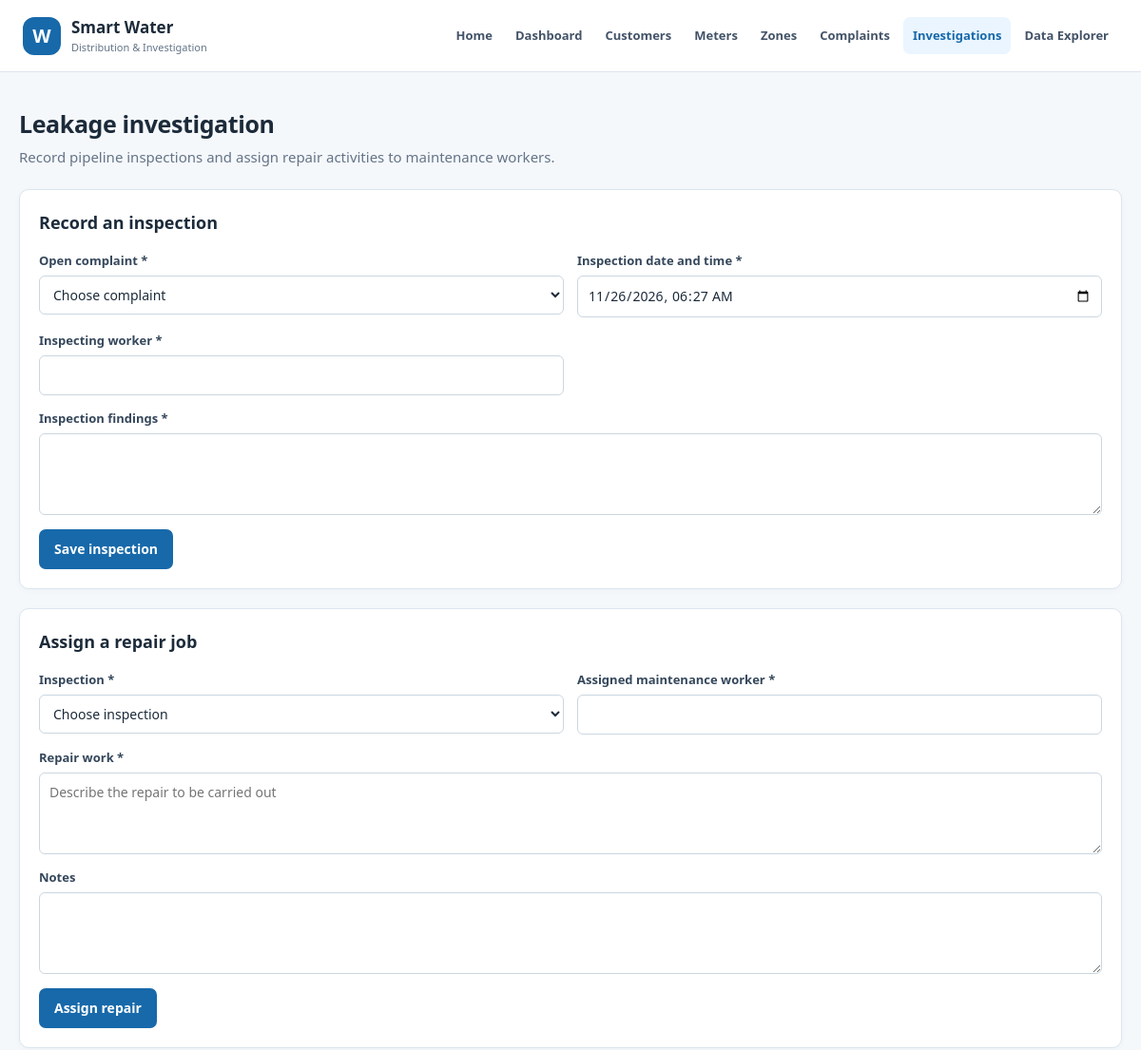
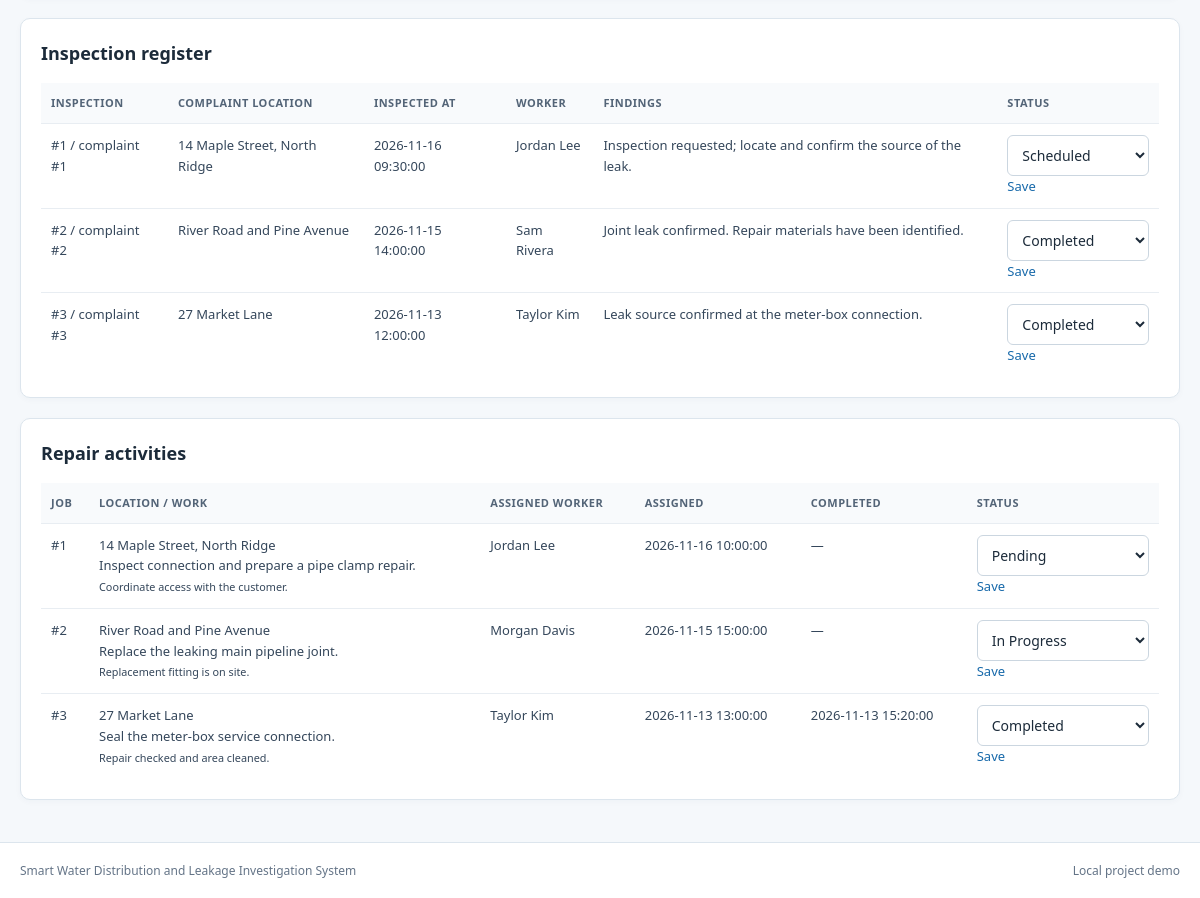
Screenshot of /investigations.php with the database file from the repository (2 pictures, top to bottom).
### tables this page shows
CREATE TABLE IF NOT EXISTS inspections (
    inspection_id INT UNSIGNED AUTO_INCREMENT PRIMARY KEY,
    complaint_id INT UNSIGNED NOT NULL,
    inspected_at DATETIME NOT NULL,
    findings TEXT NOT NULL,
    worker_name VARCHAR(120) NOT NULL,
    status ENUM('Scheduled', 'Completed') NOT NULL DEFAULT 'Scheduled',
    created_at TIMESTAMP NOT NULL DEFAULT CURRENT_TIMESTAMP,
    CONSTRAINT fk_inspections_complaint FOREIGN KEY (complaint_id) REFERENCES complaints(complaint_id)
        ON UPDATE CASCADE ON DELETE CASCADE
);

CREATE TABLE IF NOT EXISTS complaints (
    complaint_id INT UNSIGNED AUTO_INCREMENT PRIMARY KEY,
    customer_id INT UNSIGNED NOT NULL,
    zone_id INT UNSIGNED NULL,
    location VARCHAR(255) NOT NULL,
    description TEXT NOT NULL,
    status ENUM('Open', 'Investigating', 'Resolved', 'Closed') NOT NULL DEFAULT 'Open',
    reported_at TIMESTAMP NOT NULL DEFAULT CURRENT_TIMESTAMP,
    CONSTRAINT fk_complaints_customer FOREIGN KEY (customer_id) REFERENCES customers(customer_id)
        ON UPDATE CASCADE ON DELETE CASCADE,
    CONSTRAINT fk_complaints_zone FOREIGN KEY (zone_id) REFERENCES zones(zone_id)
        ON UPDATE CASCADE ON DELETE SET NULL
);

CREATE TABLE IF NOT EXISTS repair_activities (
    repair_id INT UNSIGNED AUTO_INCREMENT PRIMARY KEY,
    inspection_id INT UNSIGNED NOT NULL,
    worker_name VARCHAR(120) NOT NULL,
    job_description TEXT NOT NULL,
    assigned_at DATETIME NOT NULL DEFAULT CURRENT_TIMESTAMP,
    completed_at DATETIME NULL,
    status ENUM('Pending', 'In Progress', 'Completed') NOT NULL DEFAULT 'Pending',
    notes TEXT NULL,
    CONSTRAINT fk_repairs_inspection FOREIGN KEY (inspection_id) REFERENCES inspections(inspection_id)
        ON UPDATE CASCADE ON DELETE CASCADE
);

### includes/app.php (called while the page is built, shortened)
<?php
function h(string|int|float|null $value): string
{
    return htmlspecialchars((string) $value, ENT_QUOTES, 'UTF-8');
}

### investigations.php (the view, shortened to what this page needs)
<?php
require_once __DIR__ . '/includes/app.php';
$complaintOptions = $pdo->query("SELECT complaint_id, location, status FROM complaints WHERE status IN ('Open', 'Investigating') ORDER BY reported_at DESC")->fetchAll();
$inspectionOptions = $pdo->query('SELECT i.inspection_id, i.worker_name, cp.location, cp.complaint_id FROM inspections i JOIN complaints cp ON cp.complaint_id = i.complaint_id ORDER BY i.inspection_id DESC')->fetchAll();
$inspections = $pdo->query('SELECT i.*, cp.location, cp.complaint_id FROM inspections i JOIN complaints cp ON cp.complaint_id = i.complaint_id ORDER BY i.inspected_at DESC')->fetchAll();
$repairs = $pdo->query('SELECT r.*, i.worker_name AS inspector_name, i.inspected_at, cp.location FROM repair_activities r JOIN inspections i ON i.inspection_id = r.inspection_id JOIN complaints cp ON cp.complaint_id = i.complaint_id ORDER BY r.assigned_at DESC')->fetchAll();
include __DIR__ . '/includes/header.php';
?>
<div class="page-heading"><div><h1>Leakage investigation</h1><p>Record pipeline inspections and assign repair activities to maintenance workers.</p></div></div>
<section class="panel"><h2>Record an inspection</h2>
<?php if (!$complaintOptions): ?><p class="empty">There are no open complaints to inspect. Register a complaint or update its status first.</p><?php else: ?><form method="post"><?= form_token() ?><input type="hidden" name="action" value="add_inspection"><div class="form-grid">
<div class="field"><label for="complaint_id">Open complaint *</label><select id="complaint_id" name="complaint_id" required><option value="">Choose complaint</option></select></div>
<div class="field"><label for="inspected_at">Inspection date and time *</label><input id="inspected_at" name="inspected_at" type="datetime-local" value="<?= h(date('Y-m-d\TH:i')) ?>" required></div>
<div class="field"><label for="worker_name">Inspecting worker *</label><input id="worker_name" name="worker_name" maxlength="120" required></div>
<div class="field full"><label for="findings">Inspection findings *</label><textarea id="findings" name="findings" required></textarea></div></div><div class="form-actions"><button class="button" type="submit">Save inspection</button></div></form><?php endif; ?></section>
<section class="panel"><h2>Assign a repair job</h2>
<?php if (!$inspectionOptions): ?><p class="empty">Record an inspection before assigning a repair job.</p><?php else: ?><form method="post"><?= form_token() ?><input type="hidden" name="action" value="add_repair"><div class="form-grid">
<div class="field"><label for="inspection_id">Inspection *</label><select id="inspection_id" name="inspection_id" required><option value="">Choose inspection</option></select></div>
<div class="field"><label for="repair_worker">Assigned maintenance worker *</label><input id="repair_worker" name="repair_worker" maxlength="120" required></div>
<div class="field full"><label for="job_description">Repair work *</label><textarea id="job_description" name="job_description" required placeholder="Describe the repair to be carried out"></textarea></div>
<div class="field full"><label for="repair_notes">Notes</label><textarea id="repair_notes" name="repair_notes"></textarea></div></div><div class="form-actions"><button class="button" type="submit">Assign repair</button></div></form><?php endif; ?></section>
<section class="panel"><h2>Inspection register</h2><?php if (!$inspections): ?><p class="empty">No inspections recorded yet.</p><?php else: ?><div class="table-wrap"><table><thead><tr><th>Inspection</th><th>Complaint location</th><th>Inspected at</th><th>Worker</th><th>Findings</th><th>Status</th></tr></thead><tbody><?php foreach ($inspections as $inspection): ?><tr><td>#<?= h($inspection['inspection_id']) ?> / complaint #<?= h($inspection['complaint_id']) ?></td><td><?= h($inspection['location']) ?></td><td><?= h($inspection['inspected_at']) ?></td><td><?= h($inspection['worker_name']) ?></td><td><?= h($inspection['findings']) ?></td><td><form method="post"><?= form_token() ?><input type="hidden" name="action" value="inspection_status"><input type="hidden" name="inspection_id" value="<?= h($inspection['inspection_id']) ?>"><select name="status" aria-label="Inspection status"><?php foreach (['Scheduled', 'Completed'] as $status): ?><option <?= $inspection['status'] === $status ? 'selected' : '' ?>><?= h($status) ?></option><?php endforeach; ?></select><button class="link-button" type="submit">Save</button></form></td></tr><?php endforeach; ?></tbody></table></div><?php endif; ?></section>
<section class="panel"><h2>Repair activities</h2><?php if (!$repairs): ?><p class="empty">No repair jobs assigned yet.</p><?php else: ?><div class="table-wrap"><table><thead><tr><th>Job</th><th>Location / work</th><th>Assigned worker</th><th>Assigned</th><th>Completed</th><th>Status</th></tr></thead><tbody><?php foreach ($repairs as $repair): ?><tr><td>#<?= h($repair['repair_id']) ?></td><td><?= h($repair['location']) ?><br><?= h($repair['job_description']) ?><?php if ($repair['notes']): ?><br><small><?= h($repair['notes']) ?></small><?php endif; ?></td><td><?= h($repair['worker_name']) ?></td><td><?= h($repair['assigned_at']) ?></td><td><?= h($repair['completed_at'] ?: '—') ?></td><td><form method="post"><?= form_token() ?><input type="hidden" name="action" value="repair_status"><input type="hidden" name="repair_id" value="<?= h($repair['repair_id']) ?>"><select name="status" aria-label="Repair status"><?php foreach (['Pending', 'In Progress', 'Completed'] as $status): ?><option <?= $repair['status'] === $status ? 'selected' : '' ?>><?= h($status) ?></option><?php endforeach; ?></select><button class="link-button" type="submit">Save</button></form></td></tr><?php endforeach; ?></tbody></table></div><?php endif; ?></section>
<?php include __DIR__ . '/includes/footer.php'; ?>

### assets/style.css (style rules this page uses)
:root { --blue: #1769aa; --blue-dark: #104c7d; --blue-light: #eaf5ff; --ink: #1c2b3a; --muted: #647487; --line: #dce5ed; --surface: #ffffff; --background: #f5f8fb; --green: #157347; --red: #b42318; }
* { box-sizing: border-box; }
body { margin: 0; color: var(--ink); background: var(--background); font: 15px/1.6 system-ui, -apple-system, "Segoe UI", sans-serif; }
.button, button.button { display: inline-block; border: 0; border-radius: 7px; padding: 10px 16px; color: #fff; background: var(--blue); font: inherit; font-size: 14px; font-weight: 700; cursor: pointer; }
.content-section h2, .page-heading h1 { margin: 0 0 18px; font-size: 25px; letter-spacing: -.4px; }
.feature-card, .panel, .stat-card { border: 1px solid var(--line); border-radius: 10px; background: var(--surface); box-shadow: 0 2px 6px rgba(27, 55, 80, .03); }
.page-heading { display: flex; justify-content: space-between; align-items: flex-end; gap: 16px; margin: 34px 0 22px; }
.page-heading h1 { margin-bottom: 3px; }
.page-heading p { margin: 0; color: var(--muted); }
.panel { margin-bottom: 20px; padding: 20px; }
.panel h2 { margin: 0 0 15px; font-size: 18px; }
.form-grid { display: grid; grid-template-columns: repeat(2, minmax(0, 1fr)); gap: 14px; }
.field { display: flex; flex-direction: column; gap: 5px; }
.field.full { grid-column: 1 / -1; }
label { color: #35475b; font-size: 13px; font-weight: 650; }
input, select, textarea { width: 100%; padding: 9px 10px; border: 1px solid #cbd6e0; border-radius: 6px; color: var(--ink); background: white; font: inherit; font-size: 14px; }
textarea { min-height: 86px; resize: vertical; }
.form-actions { display: flex; align-items: center; gap: 12px; margin-top: 15px; }
.table-wrap { width: 100%; overflow-x: auto; }
table { width: 100%; border-collapse: collapse; text-align: left; font-size: 13px; }
th, td { padding: 11px 10px; border-bottom: 1px solid #e8edf2; vertical-align: top; }
th { color: #536477; background: #f8fafc; font-size: 11px; text-transform: uppercase; letter-spacing: .5px; white-space: nowrap; }
td { color: #35475b; }
tr:last-child td { border-bottom: 0; }
.link-button { padding: 0; border: 0; color: var(--blue); background: none; font: inherit; cursor: pointer; }

### rows the page displays
inspections: inspection_id "1", complaint.complaint_id "1", complaint.location "14 Maple Street, North Ridge", inspected_at "2026-11-16 09:30:00", worker_name "Jordan Lee", findings "Inspection requested; locate and confirm the source of the leak."
inspections: inspection_id "2", complaint.complaint_id "2", complaint.location "River Road and Pine Avenue", inspected_at "2026-11-15 14:00:00", worker_name "Sam Rivera", findings "Joint leak confirmed. Repair materials have been identified."
inspections: inspection_id "3", complaint.complaint_id "3", complaint.location "27 Market Lane", inspected_at "2026-11-13 12:00:00", worker_name "Taylor Kim", findings "Leak source confirmed at the meter-box connection."
repair_activities: repair_id "1", complaints.location "14 Maple Street, North Ridge", job_description "Inspect connection and prepare a pipe clamp repair.", notes "Coordinate access with the customer.", worker_name "Jordan Lee", assigned_at "2026-11-16 10:00:00", completed_at "—"
repair_activities: repair_id "2", complaints.location "River Road and Pine Avenue", job_description "Replace the leaking main pipeline joint.", notes "Replacement fitting is on site.", worker_name "Morgan Davis", assigned_at "2026-11-15 15:00:00", completed_at "—"
repair_activities: repair_id "3", complaints.location "27 Market Lane", job_description "Seal the meter-box service connection.", notes "Repair checked and area cleaned.", worker_name "Taylor Kim", assigned_at "2026-11-13 13:00:00", completed_at "2026-11-13 15:20:00"

### other values shown
form field status "Scheduled"
form field status "Completed"
form field status "Pending"
form field status "In Progress"
